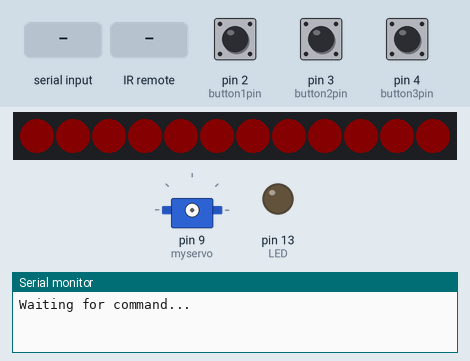
Simulated run of this sketch. Board: Arduino Uno, built with avr-gcc and run on an emulated ATmega328P. Shown: 12 RGB LEDs in strip order, left to right, servo, output pins drawn as LEDs (lit = HIGH), the last lines printed to the serial monitor. The test bench sets the inputs (shaded band); at power-on: pin 3 (button2pin) LOW, pin 4 (button3pin) LOW, pin 2 (button1pin) LOW. Dim RGB values are drawn brighter than linear.

Above: at 2.8 s.
2.9 s: pin 3 (button2pin) pulled HIGH for 0.15 s
At 4.5 s:
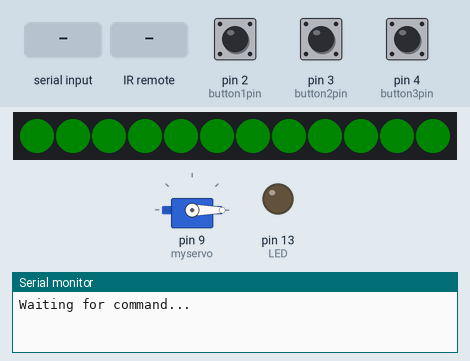
4.7 s: pin 4 (button3pin) pulled HIGH for 0.15 s
At 6.3 s:
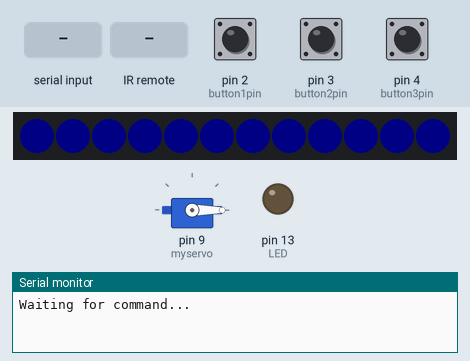
6.6 s: pin 2 (button1pin) pulled HIGH for 0.15 s
At 7.39 s:
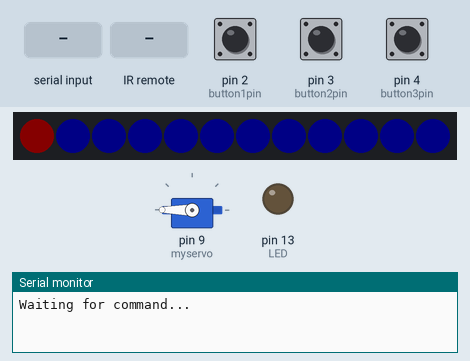
8.9 s: "1" received over the second serial link
At 9.4 s:
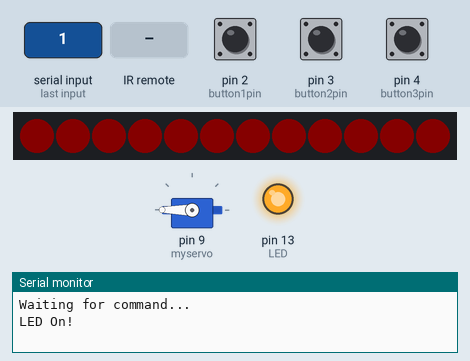
10.4 s: infrared code 0xFFC23D received
At 12.5 s:
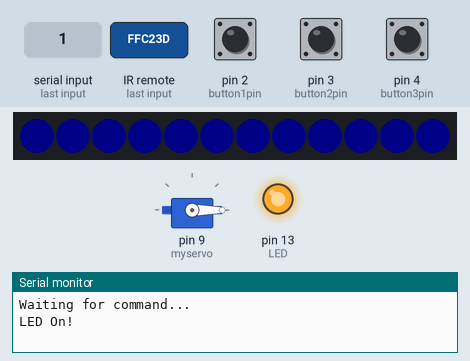
12.8 s: infrared code 0xFF02FD received
At 13.02 s:
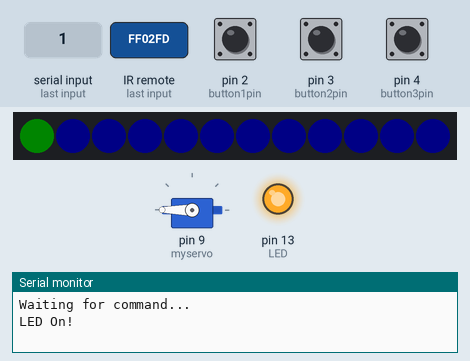
Timing chart, 0 to 15.6 s (numbered marks = the images above; inputs shaded):
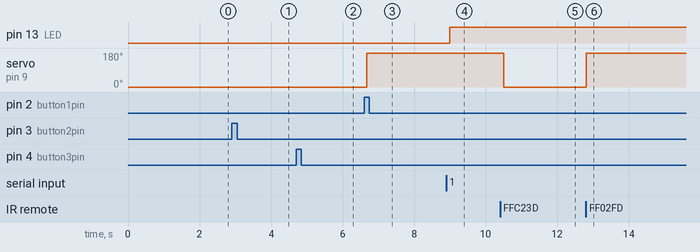

The sketch:

BlueTooth-IR-Servo-Lights.ino
```cpp
/* July 6th, 2019
 * This code was created by Jason Rockburn, Maya Roman, Ruben Verhagen and Ben Koo
 *
 * Inputs:
 * 3 buttons for servo position
 * 1 digital pin for mic on/off state
 * IR sensor
 * Bluetooth data
 *
 * Outputs:
 * Servo movement
 * Neopixel states
 *
 * Need to to:
 * assign specific pins to input and outputs
 * bluetooth control of the servos
 * add an input for the mic cable connection
 * configure the feedback system for the neopixels
 * make a copy of this code each for Maya's and Jason's arduinos
 */

#include <Servo.h>
#include <IRremote.h>
#include <Adafruit_NeoPixel.h>
#include <SoftwareSerial.h>

//for servo
Servo myservo;
int pos=1;

//for IR sensor
const int RECV_PIN = 10; //IR pin
IRrecv irrecv(RECV_PIN);  //IR receiver
decode_results results; //results from IR

//for bluetooth reading
SoftwareSerial Bluetooth(10, 9); // RX, TX
int LED = 13; // the on-board LED
int Data; // the data received

//for buttons
const int button1pin = 2; //number of button pins
const int button2pin = 3;
const int button3pin = 4;
int buttonState1 = 0; //initialize button states
int buttonState2 = 0;
int buttonState3 = 0;

//for neopixel ring
#define PIN 6
Adafruit_NeoPixel strip = Adafruit_NeoPixel(12, PIN, NEO_GRB + NEO_KHZ800);

void setup()
{
  //bluetooth setup
  Bluetooth.begin(9600);
  Serial.begin(9600);
  Serial.println("Waiting for command...");
  Bluetooth.println("Send 1 to turn on the LED. Send 0 to turn Off");
  pinMode(LED,OUTPUT);
  digitalWrite(LED,LOW);

  //IR setup
  irrecv.enableIRIn();
  strip.begin();
  strip.show();
  strip.setBrightness(8);

  //button setup
  pinMode(button1pin, INPUT);
  pinMode(button2pin, INPUT);
  pinMode(button3pin, INPUT);

  strip.begin();
  strip.show(); // Initialize all pixels to 'off'
  strip.setBrightness(8);

  //show that the device is starting
  colorWipe(strip.Color(255, 0, 0), 50);//red
  delay(1000);
}

void loop()
{
  /**********************IR reading*************************/
  if (irrecv.decode(&results))
  {
    irrecv.resume();
    switch(results.value)
    {
      case 16720605: //if A is pushed
        if (pos==1){
        }
        else if(pos==2)
        {
            myservo.attach(9);
            myservo.write(180);
            delay(200);
            myservo.detach();
        }
        else if(pos==3)
        {
            myservo.attach(9);
            myservo.write(180);
            delay(700);
            myservo.detach();
        }
        pos=1;
        colorWipe(strip.Color(255, 0, 0), 50); //Red
      break;

      case 16712445: //if B is pushed
        if(pos==1)
        {
            myservo.attach(9);
            myservo.write(0);
            delay(200);
            myservo.detach();
        }
        else if(pos==2){
        }
        else if(pos==3)
        {
            myservo.attach(9);
            myservo.write(180);
            delay(200);
            myservo.detach();
        }
        pos=2;
        colorWipe(strip.Color(0, 255, 0), 50); //Green
      break;

      case 16761405: //if C is pushed
        if(pos==1)
        {
            myservo.attach(9);
            myservo.write(0);
            delay(700);
            myservo.detach();
        }
        else if(pos==2)
        {
            myservo.attach(9);
            myservo.write(0);
            delay(200);
            myservo.detach();
        }
        else if(pos==3){
        }
        pos=3;
        colorWipe(strip.Color(0, 0, 255), 50); //Blue
      break;
    }
  }

  /**********************Bluetooth reading*************************/
  if (Bluetooth.available()){ //wait for data received
    Data=Bluetooth.read();
    if(Data=='1'){
      digitalWrite(LED,HIGH);
      Serial.println("LED On!");
      Bluetooth.println("LED On!");
    }
    else if(Data=='0'){
       digitalWrite(LED,LOW);
       Serial.println("LED Off!");
       Bluetooth.println("LED  On D13 Off ! ");
    }
    else{;}
  }


  /**********************Button reading*************************/

  //read button states
  buttonState1=digitalRead(button1pin);
  buttonState2=digitalRead(button2pin);
  buttonState3=digitalRead(button3pin);

  if(buttonState1 == HIGH)
  {
    if (pos==1){
    }
    else if(pos==2)
    {
      myservo.attach(9);
      myservo.write(180);
      delay(200);
      myservo.detach();
    }
    else if(pos==3)
    {
      myservo.attach(9);
      myservo.write(180);
      delay(700);
      myservo.detach();
    }
    pos=1;
    colorWipe(strip.Color(255, 0, 0), 50); // Red
  }
  else if(buttonState2 == HIGH)
  {
    if(pos==1){
      myservo.attach(9);
      myservo.write(0);
      delay(200);
      myservo.detach();
    }else if(pos==2){
    }
    else if(pos==3){
      myservo.attach(9);
      myservo.write(180);
      delay(200);
      myservo.detach();
    }
    pos=2;
    colorWipe(strip.Color(0, 255, 0), 50); // Green
    }
  else if(buttonState3 == HIGH)
  {
    if(pos==1){
      myservo.attach(9);
      myservo.write(0);
      delay(700);
      myservo.detach();
    }else if(pos==2){
      myservo.attach(9);
      myservo.write(0);
      delay(200);
      myservo.detach();
    }else if(pos==3){
    }
    pos=3;
    colorWipe(strip.Color(0, 0, 255), 50); // Blue
  }


  //time (ms) between readings
  delay(100);

}

void colorWipe(uint32_t c, uint8_t wait) {
  for(uint16_t i=0; i<strip.numPixels(); i++) {
      strip.setPixelColor(i, c);
      strip.show();
      delay(wait);
  }
}
```

Measured:
- after the input at 2.9 s, the LEDs: first change after 0.26 s (image 1 shows a later state)
- after the input at 4.7 s, the LEDs: first change after 0.27 s (image 2 shows a later state)
- after the input at 6.6 s, servo on pin 9 (myservo): 0° → 180° after 0.08 s; the LEDs: change after 0.78 s (image 3)
- after the input at 8.9 s, pin 13 (LED): LOW → HIGH after 0.09 s
- after the input at 10.4 s, servo on pin 9 (myservo): 180° → 0° after 0.10 s; the LEDs: first change after 0.80 s (image 5 shows a later state)
- after the input at 12.8 s, servo on pin 9 (myservo): 0° → 180° at once; the LEDs: change after 0.21 s (image 6)
